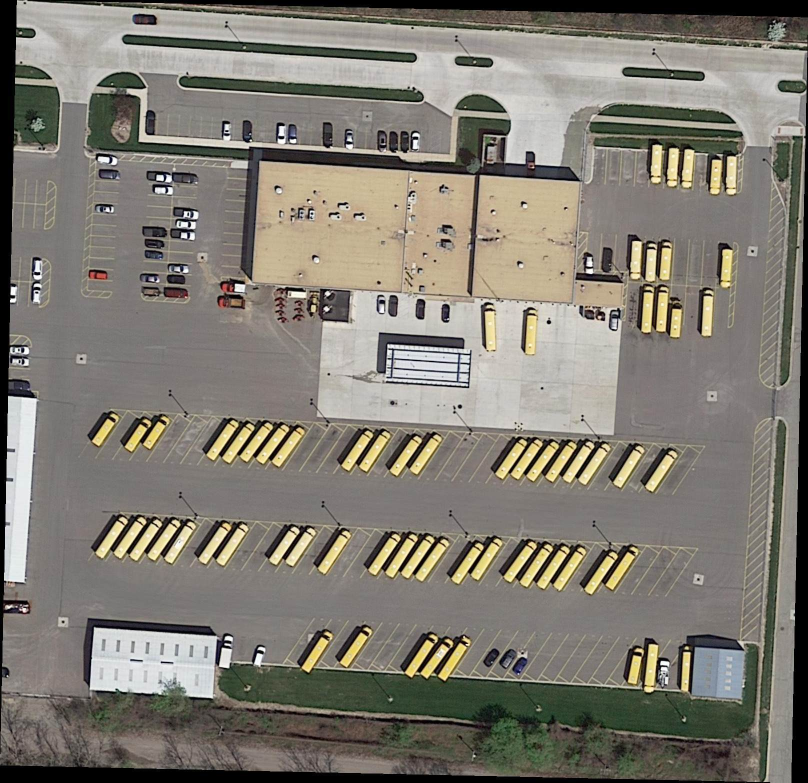
#> input picture python旋转目标检测/dota_demo.png, 1616 x 1565 px (shown at 1/2 size)
$ python ddoo11.py   (older library calls are emulated)
#> lines starting #> are read from the running program, lines starting #| are printed output that depends on the picture; after the words box and inside, x2 and y2 are one past the last pixel; in counts of white or black regions, pixels touching at a corner belong together
### python旋转目标检测/ddoo1.py
# 01_基础图像处理.py
"""

图像读写和基本操作
Image reading, writing, and basic operations

"""
import cv2
import numpy as np
import os

class ImageProcessor:
    """图像处理基础类"""

    def __init__(self):
        self.image = None
        self.height = 0
        self.width = 0

    def read_image(self, image_path):
        """
        读取图像（支持中文路径）

        参数:
            image_path: 图像文件路径

        返回:
            是否读取成功
        """
#> called with image_path = 'D:\\桌面\\学习\\python旋转目标检测\\dota_demo.png'
        # 方法1: 使用imdecode读取（支持中文路径）
        try:
            with open(image_path, 'rb') as f:
                img_bytes = np.frombuffer(f.read(), np.uint8)
                self.image = cv2.imdecode(img_bytes, cv2.IMREAD_COLOR)
#> self.image is the input picture: shape (1565, 1616, 3); mean B, G, R 114.1, 123.7, 128
        except Exception as e:
            print(f"读取图像失败: {e}")
            return False

        if self.image is None:
            print("图像文件可能损坏或格式不支持")
            return False

        self.height, self.width = self.image.shape[:2]
#> self.height = 1565; self.width = 1616
        print(f"图像读取成功！尺寸: {self.width}x{self.height}, 通道: {self.image.shape[2]}")
#| 图像读取成功！尺寸: 1616x1565, 通道: 3
        return True

    # [29 lines left out: function save_image, not called in this run]

    def show_image(self, window_name="Image", image=None, wait_key=0):
        """
        显示图像

        参数:
            window_name: 窗口名称
            image: 要显示的图像
            wait_key: 等待时间(0=无限等待)
        """
        if image is None:
            image = self.image

        if image is None:
            print("没有图像可显示")
            return

        cv2.imshow(window_name, image)
        cv2.waitKey(wait_key)
        cv2.destroyAllWindows()

    def to_gray(self, image=None):
        """
        转换为灰度图像

        参数:
            image: 输入图像

        返回:
            灰度图像
        """
        if image is None:
            image = self.image

        if image is None:
            print("没有图像可转换")
            return None

        if len(image.shape) == 3:
            gray = cv2.cvtColor(image, cv2.COLOR_BGR2GRAY)
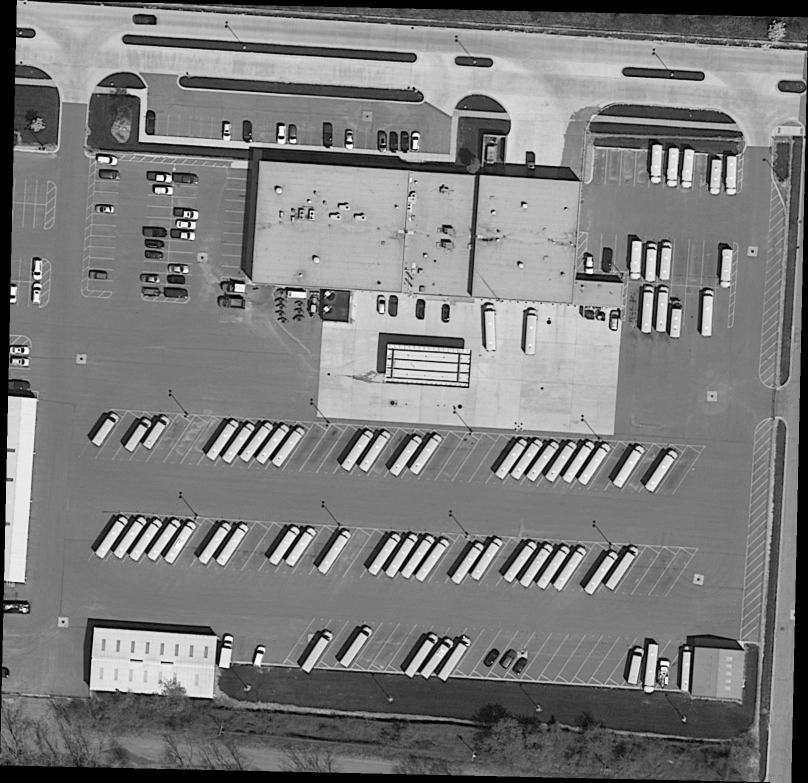
#> gray: shape (1565, 1616) (shown at 1/2 size); min 0, max 255, mean 123.9
        else:
            gray = image.copy()

        return gray

    # [37 lines left out: function resize_image, not called in this run]

# 使用示例
# [20 lines that do not run on import are left out]

### python旋转目标检测/ddoo11.py
# 02_边缘轮廓检测.py
"""

边缘检测和轮廓提取
Edge detection and contour extraction

"""
import cv2
import numpy as np


class EdgeDetector:
    """边缘和轮廓检测类"""

    def __init__(self):
        self.contours = []
        self.hierarchy = None

    def detect_edges(self, image, method='canny', **kwargs):
        """
        边缘检测

        参数:
            image: 输入图像（灰度图）
            method: 边缘检测方法，可选'canny'或'sobel'
            **kwargs: 方法参数

        返回:
            边缘图像
        """
#> called with method = 'canny'
        if method == 'canny':
            # 默认参数
            low_threshold = kwargs.get('low_threshold', 50)
            high_threshold = kwargs.get('high_threshold', 150)
            edges = cv2.Canny(image, low_threshold, high_threshold)
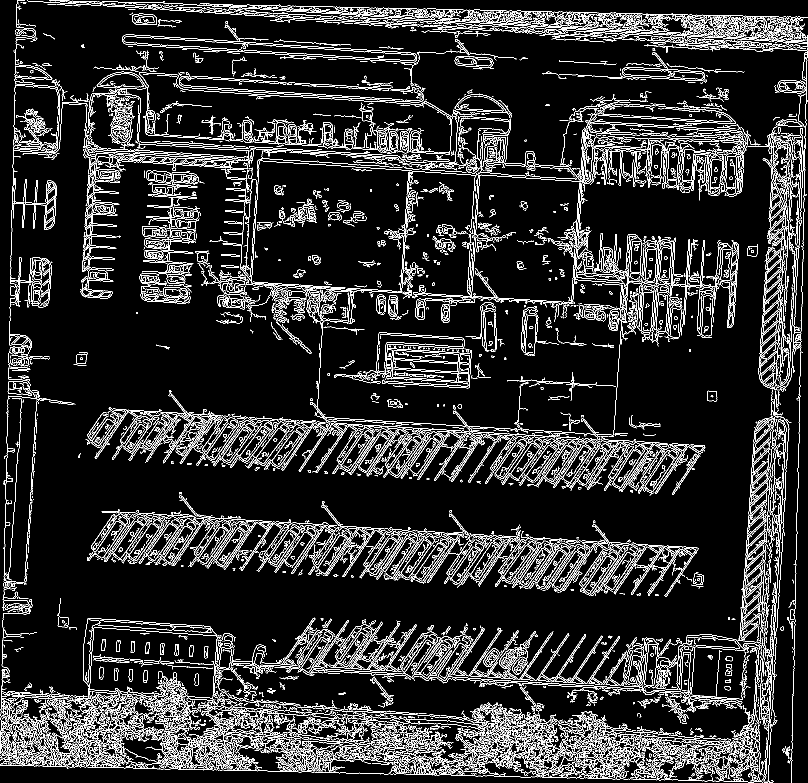
#> edges: shape (1565, 1616) (shown at 1/2 size); 11.2% white in thin lines or dots

        elif method == 'sobel':
            # Sobel算子边缘检测
            scale = kwargs.get('scale', 1)
            delta = kwargs.get('delta', 0)
            ddepth = kwargs.get('ddepth', cv2.CV_16S)

            # X方向梯度
            grad_x = cv2.Sobel(image, ddepth, 1, 0, ksize=3, scale=scale, delta=delta)
            grad_x = cv2.convertScaleAbs(grad_x)

            # Y方向梯度
            grad_y = cv2.Sobel(image, ddepth, 0, 1, ksize=3, scale=scale, delta=delta)
            grad_y = cv2.convertScaleAbs(grad_y)

            # 合并梯度
            edges = cv2.addWeighted(grad_x, 0.5, grad_y, 0.5, 0)
        else:
            raise ValueError(f"不支持的边缘检测方法: {method}")

        return edges

    def find_contours(self, edge_image, mode='external', method='simple'):
        """
        查找轮廓

        参数:
            edge_image: 边缘图像
            mode: 轮廓检索模式
                'external': 只检测外轮廓
                'list': 所有轮廓，不建立层次关系
                'tree': 建立轮廓的完整层次结构
            method: 轮廓近似方法
                'simple': 压缩水平、垂直和对角线段，只保留端点
                'none': 存储所有轮廓点

        返回:
            轮廓列表
        """
#> called with mode = 'external', method = 'simple'
        # 转换为二值图像
        if len(edge_image.shape) > 2:
            edge_image = cv2.cvtColor(edge_image, cv2.COLOR_BGR2GRAY)

        _, binary = cv2.threshold(edge_image, 1, 255, cv2.THRESH_BINARY)

        # 设置轮廓检索模式
        if mode == 'external':
            mode_flag = cv2.RETR_EXTERNAL
        elif mode == 'list':
            mode_flag = cv2.RETR_LIST
        elif mode == 'tree':
            mode_flag = cv2.RETR_TREE
        else:
            mode_flag = cv2.RETR_EXTERNAL

        # 设置轮廓近似方法
        if method == 'simple':
            method_flag = cv2.CHAIN_APPROX_SIMPLE
        elif method == 'none':
            method_flag = cv2.CHAIN_APPROX_NONE
        else:
            method_flag = cv2.CHAIN_APPROX_SIMPLE

        # 查找轮廓
        contours, hierarchy = cv2.findContours(binary, mode_flag, method_flag)
#> contours = 4662 contours, 4037 with area under 20; largest, box (x1, y1, x2, y2) and area: (244, 69, 834, 126) 11500, (358, 152, 848, 205) 11328, (1372, 832, 1583, 1389) 8336, (668, 664, 943, 777) 7692, (769, 862, 888, 957) 4736

        self.contours = contours
#> self.contours has the same summary as contours
        self.hierarchy = hierarchy

        return contours

    def filter_contours(self, contours, min_area=100, max_area=None, aspect_ratio_range=(0.1, 10)):
        """
        过滤轮廓

        参数:
            contours: 轮廓列表
            min_area: 最小面积阈值
            max_area: 最大面积阈值
            aspect_ratio_range: 宽高比范围

        返回:
            过滤后的轮廓列表
        """
        filtered = []

        for contour in contours:
            # 计算轮廓面积
            area = cv2.contourArea(contour)

            # 面积过滤
            if area < min_area:
                continue

            if max_area is not None and area > max_area:
                continue

            # 计算轮廓的外接矩形
            x, y, w, h = cv2.boundingRect(contour)

            # 避免除零错误
            if h == 0:
                continue

            # 宽高比过滤
            aspect_ratio = w / h
            min_ratio, max_ratio = aspect_ratio_range

            if aspect_ratio < min_ratio or aspect_ratio > max_ratio:
                continue

            filtered.append(contour)

        return filtered

    def draw_contours(self, image, contours, color=(0, 255, 0), thickness=2):
        """
        绘制轮廓

        参数:
            image: 输入图像
            contours: 轮廓列表
            color: 颜色(B,G,R)
            thickness: 线宽

        返回:
            绘制了轮廓的图像
        """
        result = image.copy()

        # 绘制所有轮廓
        cv2.drawContours(result, contours, -1, color, thickness)

        return result

    def get_contour_info(self, contour):
        """
        获取轮廓信息

        参数:
            contour: 轮廓

        返回:
            轮廓信息字典
        """
        # 计算轮廓面积
        area = cv2.contourArea(contour)

        # 计算轮廓周长
        perimeter = cv2.arcLength(contour, True)

        # 计算外接矩形
        x, y, w, h = cv2.boundingRect(contour)

        # 计算轮廓中心
        M = cv2.moments(contour)
        if M["m00"] != 0:
            cx = int(M["m10"] / M["m00"])
            cy = int(M["m01"] / M["m00"])
        else:
            cx, cy = x + w // 2, y + h // 2

        # 计算圆形度
        if perimeter > 0:
            circularity = 4 * np.pi * area / (perimeter * perimeter)
        else:
            circularity = 0

        return {
            'area': area,
            'perimeter': perimeter,
            'bounding_box': (x, y, w, h),
            'center': (cx, cy),
            'circularity': circularity
        }

# 使用示例
if __name__ == "__main__":
    from ddoo1 import ImageProcessor

    # 创建图像处理器
    processor = ImageProcessor()
    detector = EdgeDetector()

    # 读取图像
    image_path = r'D:\桌面\学习\python旋转目标检测\dota_demo.png'
    if processor.read_image(image_path):
        # 转换为灰度图
        gray = processor.to_gray()

        # 边缘检测
        edges = detector.detect_edges(gray, 'canny', low_threshold=30, high_threshold=100)

        # 显示边缘
        processor.show_image("边缘检测", edges, wait_key=1000)

        # 查找轮廓
        contours = detector.find_contours(edges, mode='external')
        print(f"找到 {len(contours)} 个轮廓")
#| 找到 4662 个轮廓

        # 过滤轮廓
        filtered_contours = detector.filter_contours(contours, min_area=100, max_area=10000)
#> the loop in filter_contours, `for contour in contours:` made 4662 passes
#> area on passes 4, 12, 23: 21, 25, 46.5
#> after the loop in filter_contours, `for contour in contours:`: filtered = 218 contours; largest, box (x1, y1, x2, y2) and area: (1372, 832, 1583, 1389) 8336, (668, 664, 943, 777) 7692, (769, 862, 888, 957) 4736, (595, 1240, 907, 1358) 4309, (787, 1065, 968, 1168) 4238
#> filtered_contours has the same summary as filtered in filter_contours
        print(f"过滤后剩余 {len(filtered_contours)} 个轮廓")
#| 过滤后剩余 218 个轮廓

        # 绘制轮廓
        contour_image = detector.draw_contours(processor.image, filtered_contours)
#> in draw_contours, `cv2.drawContours(result, contours, -1, color, thickness)`:
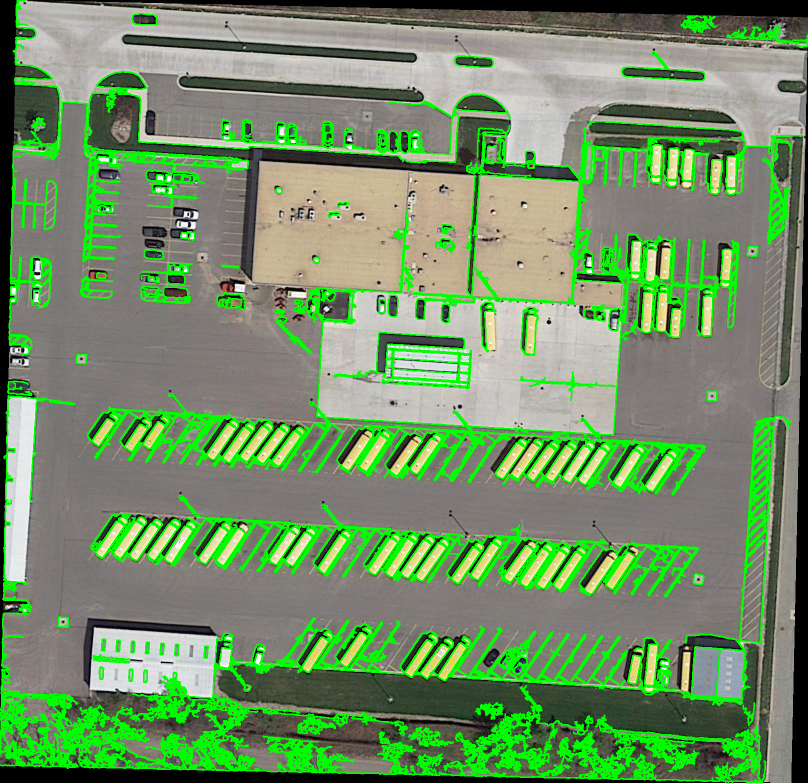
#> result: shape (1565, 1616, 3) (shown at 1/2 size); 14.26% of pixels changed, all inside (x1, y1, x2, y2) = (0, 0, 1616, 1565)
        processor.show_image("轮廓检测", contour_image, wait_key=1000)

        # 获取轮廓信息
        for i, contour in enumerate(filtered_contours[:5]):  # 只显示前5个
            info = detector.get_contour_info(contour)
            print(f"轮廓{i+1}: 面积={info['area']:.1f}, 中心={info['center']}")
#> this loop made 5 passes
#> (area in get_contour_info, perimeter in get_contour_info, x in get_contour_info, y in get_contour_info, w in get_contour_info, h in get_contour_info, cx in get_contour_info, cy in get_contour_info) on passes 1 to 5: (122, 295.2, 1429, 1525, 27, 35, 1442, 1545), (105, 103.4, 596, 1522, 18, 20, 604, 1532), (103, 223.3, 603, 1510, 31, 33, 619, 1531), (256.5, 479.4, 1250, 1508, 60, 37, 1283, 1529), (238.5, 261.5, 837, 1508, 49, 25, 861, 1518)
#| 轮廓1: 面积=122.0, 中心=(1442, 1545)
#| 轮廓2: 面积=105.0, 中心=(604, 1532)
#| 轮廓3: 面积=103.0, 中心=(619, 1531)
#| 轮廓4: 面积=256.5, 中心=(1283, 1529)
#| 轮廓5: 面积=238.5, 中心=(861, 1518)
